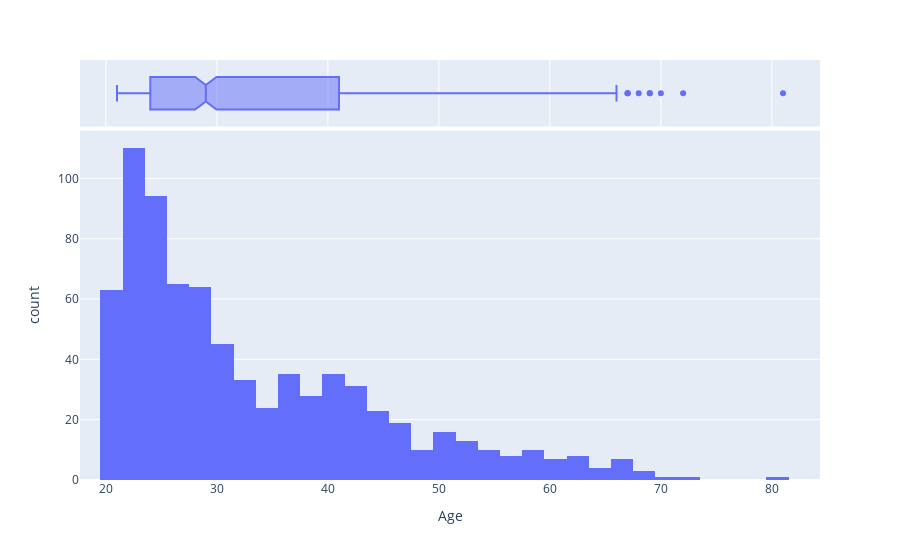

Notebook cell for this chart:
### Code cell
# Age Distribution
fig = px.histogram(data, x="Age", marginal="box" )
fig.show()

### Figure 1 — Plotly figure (JSON) as saved in the notebook; plotly's stock layout.template omitted (floating-point values rounded to 4 significant figures; data arrays with more than 128 entries replaced by an {"elided": "..."} marker saying what was removed)
{"data": [{"alignmentgroup": "True", "bingroup": "x", "hovertemplate": "Age=%{x}<br>count=%{y}<extra></extra>", "legendgroup": "", "marker": {"color": "#636efa", "pattern": {"shape": ""}}, "name": "", "offsetgroup": "", "orientation": "v", "showlegend": false, "type": "histogram", "x": {"elided": "768 int values"}, "xaxis": "x", "yaxis": "y"}, {"alignmentgroup": "True", "hovertemplate": "Age=%{x}<extra></extra>", "legendgroup": "", "marker": {"color": "#636efa"}, "name": "", "notched": true, "offsetgroup": "", "showlegend": false, "type": "box", "x": {"elided": "768 int values"}, "xaxis": "x2", "yaxis": "y2"}], "layout": {"barmode": "relative", "legend": {"tracegroupgap": 0}, "margin": {"t": 60}, "xaxis": {"anchor": "y", "domain": [0, 1], "title": {"text": "Age"}}, "xaxis2": {"anchor": "y2", "domain": [0, 1], "matches": "x", "showgrid": true, "showticklabels": false}, "yaxis": {"anchor": "x", "domain": [0, 0.8316], "title": {"text": "count"}}, "yaxis2": {"anchor": "x2", "domain": [0.8416, 1], "matches": "y2", "showgrid": false, "showline": false, "showticklabels": false, "ticks": ""}}}
